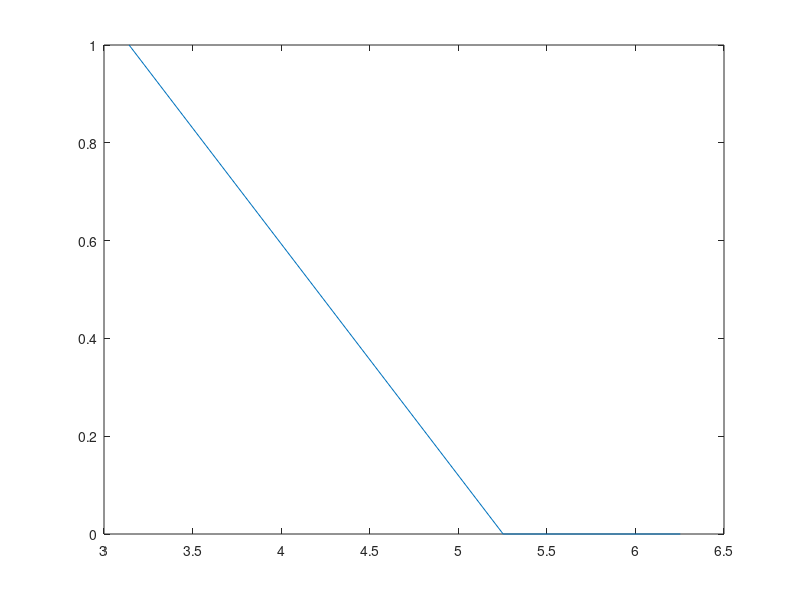

Write MATLAB code to recreate this figure.
%Octave script 
%Title       : funciones de minimo material 
%Descripcion : Se realizara el codigo que resuelva inecuaciones y grafique 
%Author      : Jafet Martinez Meza, Adriana Trejo Patricio , Jonathan Aparicio Quintanar 
%Date        : 202123653, 202123048,  
%Version     : 1.0
%Usage       : C:\Users\Toshiba\Documents\octave XD
clear
% Ejemplo mínimo de material para envase cilindrico
% Rango de 0.0.1..59.4 i:0.0
r=0:0.1:6.2532;
r2=0:0.1:248.05;
% Valor de la funcion
x=100*r
y=200*r2

%Dibujar x.y
datos = [x+6.2532>3.1416] 
datos = [100 x + 200 y] 
x = [3.1416,3.1416,5.2532,6.2532];
y =(x.^2+10<20)
plot(x,y)
